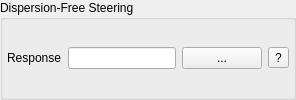
           <widget class="QGroupBox" name="groupBox_6">
            <property name="sizePolicy">
             <sizepolicy hsizetype="Preferred" vsizetype="Maximum">
              <horstretch>0</horstretch>
              <verstretch>0</verstretch>
             </sizepolicy>
            </property>
            <property name="styleSheet">
             <string notr="true">QGroupBox#groupBox_6 {
    background-color: rgb(245, 245, 245);
    border: 1px solid rgb(210, 210, 210);
    border-radius: 6px;
    margin-top: 4px;
    padding-top: 6px;
}
QGroupBox#groupBox_6::title {
    subcontrol-origin: margin;
    left: 10px;
    padding: 0 4px 0 4px;
}</string>
            </property>
            <property name="title">
             <string>Dispersion-Free Steering</string>
            </property>
            <layout class="QVBoxLayout" name="verticalLayout_19">
             <property name="leftMargin">
              <number>4</number>
             </property>
             <property name="topMargin">
              <number>4</number>
             </property>
             <property name="rightMargin">
              <number>4</number>
             </property>
             <property name="bottomMargin">
              <number>4</number>
             </property>
             <item>
              <layout class="QVBoxLayout" name="verticalLayout_10">
               <item>
                <layout class="QHBoxLayout" name="horizontalLayout_16">
                 <item>
                  <widget class="QLabel" name="label_19">
                   <property name="text">
                    <string>Response</string>
                   </property>
                  </widget>
                 </item>
                 <item>
                  <widget class="QLineEdit" name="dfs_response_3">
                   <property name="maximumSize">
                    <size>
                     <width>500</width>
                     <height>16777215</height>
                    </size>
                   </property>
                  </widget>
                 </item>
                 <item>
                  <widget class="QPushButton" name="pushButton_9">
                   <property name="sizePolicy">
                    <sizepolicy hsizetype="Fixed" vsizetype="Fixed">
                     <horstretch>0</horstretch>
                     <verstretch>0</verstretch>
                    </sizepolicy>
                   </property>
                   <property name="text">
                    <string>...</string>
                   </property>
                  </widget>
                 </item>
                 <item>
                  <widget class="QToolButton" name="dfs_response_tooltip">
                   <property name="toolTip">
                    <string>&lt;html&gt;&lt;head/&gt;&lt;body&gt;&lt;p&gt;Load the directory containing data collected with System Identification (SysID) in Changed Energy mode. This data is required for dispersion-free steering (DFS).&lt;/p&gt;&lt;/body&gt;&lt;/html&gt;</string>
                   </property>
                   <property name="text">
                    <string>?</string>
                   </property>
                  </widget>
                 </item>
                </layout>
               </item>
              </layout>
             </item>
            </layout>
           </widget>
